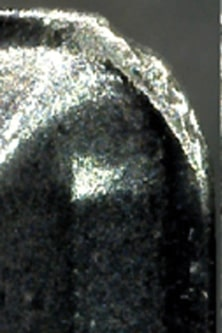
#> input picture explo/tool_a.jpg, 222 x 333 px
$ python explo.py
#> lines starting #> are read from the running program, lines starting #| are printed output that depends on the picture; after the words box and inside, x2 and y2 are one past the last pixel; in counts of white or black regions, pixels touching at a corner belong together
import cv2
import numpy as np

def align_images(ref_img, test_img, max_features=500, good_match_percent=0.15):
    """
    Aligns test_img to ref_img using ORB feature matching and homography.
    """
    # 1. Detect ORB features and compute descriptors
    orb = cv2.ORB_create(max_features)
    keypoints1, descriptors1 = orb.detectAndCompute(ref_img, None)
    keypoints2, descriptors2 = orb.detectAndCompute(test_img, None)

    # Defensive check: if no descriptors were found, return the original test image
    if descriptors1 is None or descriptors2 is None:
        print("[WARNING] No keypoints/descriptors detected in at least one of the images.")
        # Return test_img as-is and the identity matrix as the 'homography'
        return test_img, np.eye(3)

    # 2. Match features
    matcher = cv2.DescriptorMatcher_create(cv2.DESCRIPTOR_MATCHER_BRUTEFORCE_HAMMING)

    # Depending on your OpenCV version, you might not need the third arg
    matches = matcher.match(descriptors1, descriptors2)

    # Convert to list if necessary
    matches = list(matches)

    # 3. Sort matches by distance
    matches.sort(key=lambda x: x.distance)

    # 4. Remove not-so-good matches
    num_good_matches = int(len(matches) * good_match_percent)
    matches = matches[:num_good_matches]

    # 5. Extract location of good matches
    points1 = np.zeros((len(matches), 2), dtype=np.float32)
    points2 = np.zeros((len(matches), 2), dtype=np.float32)

    for i, match in enumerate(matches):
        points1[i, :] = keypoints1[match.queryIdx].pt
        points2[i, :] = keypoints2[match.trainIdx].pt

    # 6. Find homography
    homography, mask = cv2.findHomography(points2, points1, cv2.RANSAC)

    # 7. Warp the test image using the homography
    height, width = ref_img.shape
    aligned_img = cv2.warpPerspective(test_img, homography, (width, height))

    return aligned_img, homography


def measure_wear(reference_image, test_image, threshold_value=30):
    """
    Compares the reference image to the aligned test (worn) image and measures wear.

    Args:
        reference_image (np.ndarray): Grayscale reference (no wear) image.
        test_image (np.ndarray): Grayscale worn image (should be aligned to the reference).
        threshold_value (int): Threshold for binarization.

    Returns:
        dict: Contains measured wear area (in pixels), mean intensity difference,
              and binary wear mask.
    """
    # Apply a slight blur to reduce noise before computing difference.
    ref_blur = cv2.GaussianBlur(reference_image, (5, 5), 0)
    test_blur = cv2.GaussianBlur(test_image, (5, 5), 0)

    # Compute the absolute difference.
    diff = cv2.absdiff(ref_blur, test_blur)

    # Threshold the difference image.
    _, diff_thresh = cv2.threshold(diff, threshold_value, 255, cv2.THRESH_BINARY)

    # Refine the mask using morphological operations.
    kernel = np.ones((3, 3), np.uint8)
    diff_thresh = cv2.morphologyEx(diff_thresh, cv2.MORPH_OPEN, kernel, iterations=1)
    diff_thresh = cv2.morphologyEx(diff_thresh, cv2.MORPH_CLOSE, kernel, iterations=1)

    # Find contours in the thresholded image.
    contours, _ = cv2.findContours(diff_thresh.copy(), cv2.RETR_EXTERNAL, cv2.CHAIN_APPROX_SIMPLE)

    if not contours:
        # No wear regions detected.
        return {
            "area": 0,
            "mean_diff": 0,
            "mask": diff_thresh
        }

    # Use the largest contour as the main wear area.
    largest_contour = max(contours, key=cv2.contourArea)

    # Calculate the area (in pixels).
    area = cv2.contourArea(largest_contour)

    # Create a mask for the detected wear region.
    contour_mask = np.zeros_like(diff_thresh)
    cv2.drawContours(contour_mask, [largest_contour], -1, color=255, thickness=-1)

    # Compute mean intensity difference within that region.
    masked_diff = cv2.bitwise_and(diff, diff, mask=contour_mask)
    nonzero_pixels = masked_diff[masked_diff > 0]
    mean_diff = np.mean(nonzero_pixels) if len(nonzero_pixels) > 0 else 0

    return {
        "area": area,
        "mean_diff": mean_diff,
        "mask": diff_thresh
    }

def process_image(reference_path, test_path, threshold_value=30):
    """
    Loads the reference and test images, aligns the test image, measures wear,
    and returns the results along with the aligned image.

    Args:
        reference_path (str): File path to the reference image.
        test_path (str): File path to the test (worn) image.
        threshold_value (int): Threshold value for the wear measurement.

    Returns:
        dict: A dictionary containing:
              - 'results': wear measurement dictionary from measure_wear.
              - 'aligned_img': the aligned test image.
              - 'homography': the homography matrix used for alignment.
    """
    # Read images as grayscale.
    ref_img = cv2.imread(reference_path, cv2.IMREAD_GRAYSCALE)
    test_img = cv2.imread(test_path, cv2.IMREAD_GRAYSCALE)

    if ref_img is None or test_img is None:
        raise IOError("Error loading one or more images. Check your file paths.")

    print(f"[INFO] Loaded reference image ({reference_path}) and test image ({test_path}).")

    # Align the test image to the reference image.
    aligned_img, homography = align_images(ref_img, test_img)
    print(f"[INFO] Image alignment complete. Homography matrix:\n{homography}")

    # Optional: Save or display the aligned image for inspection.
    # cv2.imwrite("aligned_test.jpg", aligned_img)

    # Calculate the wear measurement.
    wear_results = measure_wear(ref_img, aligned_img, threshold_value=threshold_value)

    return {
        "results": wear_results,
        "aligned_img": aligned_img,
        "homography": homography
    }

def main():
    # =========================================================================
    # Paths to your images. Replace these with your actual file locations.
    # Reference image A (no wear) and worn images B and C.
    # =========================================================================
    ref_path  = "tool_a.jpg"  # Reference image (no wear)
    wear1_path = "tool_b.jpg" # Worn image sample 1
    wear2_path = "tool_c.jpg" # Worn image sample 2

    # Set your threshold value (adjust based on your image conditions).
    threshold_value = 30

    # ----------------------------
    # Process worn image B.
    # ----------------------------
    print("[INFO] Processing worn image B...")
    result_B = process_image(ref_path, wear1_path, threshold_value)
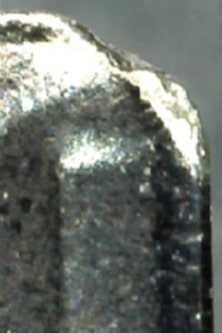
#> input picture explo/tool_b.jpg, 222 x 333 px
#> in align_images, `keypoints1, descriptors1 = orb.detectAndCompute(ref_img, None)`: keypoints1 = 445 keypoints; strongest (x, y, size): (118, 78, 37.2), (186, 152, 31), (104, 192, 31), (77, 197, 77.1)
#> in align_images, `keypoints2, descriptors2 = orb.detectAndCompute(test_img, None)`: keypoints2 = 441 keypoints; strongest (x, y, size): (143, 97, 64.3), (137, 86, 44.6), (138, 87, 31), (137, 87, 64.3)
#> in align_images, `matches = matcher.match(descriptors1, descriptors2)`: matches = 445 matches
#> in align_images, `num_good_matches = int(len(matches) * good_match_percent)`: num_good_matches = 66
#> in align_images, `matches = matches[:num_good_matches]`: matches = 66 matches
#> in align_images, `points1 = np.zeros((len(matches), 2), dtype=np.float32)`: points1 = 66 pairs, first value 0 to 0, second value 0 to 0
#> the loop in align_images, `for i, match in enumerate(matches):` made 66 passes
#> after the loop in align_images, `for i, match in enumerate(matches):`: points1 = 66 pairs, first value 59.04 to 155.5, second value 44.64 to 199.2; points2 = 66 pairs, first value 48 to 189, second value 37.2 to 174.2
#> in align_images, `homography, mask = cv2.findHomography(points2, points1, cv2.RANSAC)`: homography = [[0.334, -0.0212, 46.6], [-0.513, 0.974, 37.25], [-0.00275, 0.000165, 1]]; mask = 66 values, max 1 at index 1, min 0 at index 0, mean 0.212
#> in align_images, `aligned_img = cv2.warpPerspective(test_img, homography, (width, height))`:
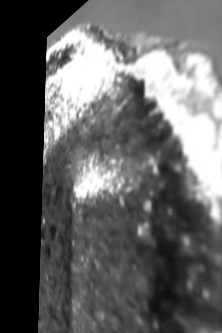
#> aligned_img: shape (333, 222); min 0, max 255, mean 97.2
#| [INFO] Image alignment complete. Homography matrix:
#| [[ 3.33654970e-01 -2.12058192e-02  4.66037770e+01]
#|  [-5.13166916e-01  9.74383524e-01  3.72453303e+01]
#|  [-2.74588427e-03  1.64768819e-04  1.00000000e+00]]
#> in measure_wear, `_, diff_thresh = cv2.threshold(diff, threshold_value, 255, cv2.THRESH_..`: diff_thresh: shape (333, 222); 78.9% white; 124 black regions (70 under 20 px), largest, box (x1, y1, x2, y2) and area: (132, 220, 200, 333) 2804, (48, 126, 114, 206) 2527, (1, 132, 51, 333) 2069
#> in measure_wear, `diff_thresh = cv2.morphologyEx(diff_thresh, cv2.MORPH_OPEN, kernel, it..`: diff_thresh: shape (333, 222); 78% white; 103 black regions (56 under 20 px), largest, box (x1, y1, x2, y2) and area: (48, 126, 128, 206) 2854, (132, 209, 200, 333) 2854, (0, 132, 51, 333) 2238
#> in measure_wear, `diff_thresh = cv2.morphologyEx(diff_thresh, cv2.MORPH_CLOSE, kernel, i..`:
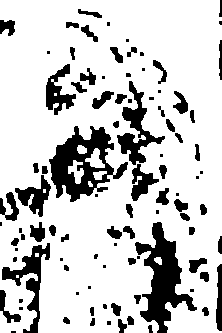
#> diff_thresh: shape (333, 222); 80% white; 95 black regions (34 under 20 px)
#> in measure_wear, `contours, _ = cv2.findContours(diff_thresh.copy(), cv2.RETR_EXTERNAL, ..`: contours = 4 contours, 2 with area under 20; largest, box (x1, y1, x2, y2) and area: (0, 0, 222, 333) 67844, (154, 257, 162, 265) 36
#> in measure_wear, `largest_contour = max(contours, key=cv2.contourArea)`: largest_contour = contour of 490 points, box (x1, y1, x2, y2) (0, 0, 222, 333), area 67844
#> in measure_wear, `area = cv2.contourArea(largest_contour)`: area = 67843.5
#> in measure_wear, `cv2.drawContours(contour_mask, [largest_contour], -1, color=255, thick..`: contour_mask: shape (333, 222); 93.1% white; 14 black regions (3 under 20 px), largest, box (x1, y1, x2, y2) and area: (135, 222, 197, 333) 2757, (2, 243, 50, 333) 1222, (216, 264, 222, 331) 318
#> in measure_wear, `masked_diff = cv2.bitwise_and(diff, diff, mask=contour_mask)`:
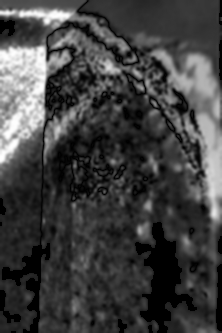
#> masked_diff: shape (333, 222); min 0, max 254, mean 64.9
#> in measure_wear, `mean_diff = np.mean(nonzero_pixels) if len(nonzero_pixels) > 0 else 0`: mean_diff = 69.84
#> in process_image, `wear_results = measure_wear(ref_img, aligned_img, threshold_value=thre..`: wear_results = 3 items
#> result_B = 3 items
    wear_B_area = result_B["results"]["area"]
#> wear_B_area = 67843.5
    wear_B_mean_diff = result_B["results"]["mean_diff"]
#> wear_B_mean_diff = 69.84
    print("Wear measurement (Image B):")
    print(f"  Wear area (pixels)       : {wear_B_area:.2f}")
#|   Wear area (pixels)       : 67843.50
    print(f"  Mean intensity difference: {wear_B_mean_diff:.2f}")
#|   Mean intensity difference: 69.84

    # ----------------------------
    # Process worn image C.
    # ----------------------------
    print("\n[INFO] Processing worn image C...")
    result_C = process_image(ref_path, wear2_path, threshold_value)
#> call 2 of process_image, with reference_path = 'tool_a.jpg', test_path = 'tool_c.jpg', threshold_value = 30
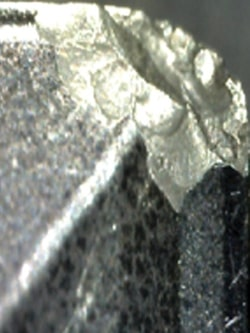
#> input picture explo/tool_c.jpg, 250 x 333 px
#> call 2 of align_images, with max_features = 500, good_match_percent = 0.15
#> in align_images (call 2), `keypoints2, descriptors2 = orb.detectAndCompute(test_img, None)`: keypoints2 = 474 keypoints; strongest (x, y, size): (137, 140, 92.6), (114, 226, 31), (137, 139, 77.1), (114, 227, 37.2)
#> in align_images (call 2), `matches = matcher.match(descriptors1, descriptors2)`: matches = 445 matches
#> in align_images (call 2), `matches = matches[:num_good_matches]`: matches = 66 matches
#> in align_images (call 2), `points1 = np.zeros((len(matches), 2), dtype=np.float32)`: points1 = 66 pairs, first value 0 to 0, second value 0 to 0
#> the loop in align_images (call 2), `for i, match in enumerate(matches):` made 66 passes
#> after the loop in align_images (call 2), `for i, match in enumerate(matches):`: points1 = 66 pairs, first value 63 to 186, second value 43 to 197.1; points2 = 66 pairs, first value 41 to 207, second value 42 to 295
#> in align_images (call 2), `homography, mask = cv2.findHomography(points2, points1, cv2.RANSAC)`: homography = [[-0.363, -0.884, 119], [-0.242, -0.554, 77.4], [-0.00306, -0.00739, 1]]; mask = 66 values, max 1 at index 7, min 0 at index 0, mean 0.106
#> in align_images (call 2), `aligned_img = cv2.warpPerspective(test_img, homography, (width, height))`:
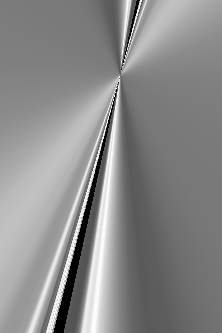
#> aligned_img: shape (333, 222); min 0, max 255, mean 137.7
#| [INFO] Image alignment complete. Homography matrix:
#| [[-3.62699952e-01 -8.83700070e-01  1.19005946e+02]
#|  [-2.42128112e-01 -5.53861739e-01  7.73973880e+01]
#|  [-3.05851551e-03 -7.38665307e-03  1.00000000e+00]]
#> call 2 of measure_wear, with threshold_value = 30
#> in measure_wear (call 2), `_, diff_thresh = cv2.threshold(diff, threshold_value, 255, cv2.THRESH_..`: diff_thresh: shape (333, 222); 88.5% white; 59 black regions (42 under 20 px), largest, box (x1, y1, x2, y2) and area: (0, 0, 208, 209) 3665, (54, 90, 117, 333) 1211, (0, 14, 98, 55) 924
#> in measure_wear (call 2), `diff_thresh = cv2.morphologyEx(diff_thresh, cv2.MORPH_OPEN, kernel, it..`: diff_thresh: shape (333, 222); 87.7% white; 41 black regions (31 under 20 px), largest, box (x1, y1, x2, y2) and area: (0, 0, 208, 333) 7868, (0, 90, 25, 129) 398, (219, 41, 222, 136) 215
#> in measure_wear (call 2), `diff_thresh = cv2.morphologyEx(diff_thresh, cv2.MORPH_CLOSE, kernel, i..`: diff_thresh: shape (333, 222); 89.8% white; 70 black regions (27 under 20 px)
#> in measure_wear (call 2), `contours, _ = cv2.findContours(diff_thresh.copy(), cv2.RETR_EXTERNAL, ..`: contours = 2 contours, 1 with area under 20; largest, box (x1, y1, x2, y2) and area: (0, 0, 222, 333) 71057
#> in measure_wear (call 2), `largest_contour = max(contours, key=cv2.contourArea)`: largest_contour = contour of 279 points, box (x1, y1, x2, y2) (0, 0, 222, 333), area 71057
#> in measure_wear (call 2), `area = cv2.contourArea(largest_contour)`: area = 71057
#> in measure_wear (call 2), `cv2.drawContours(contour_mask, [largest_contour], -1, color=255, thick..`:
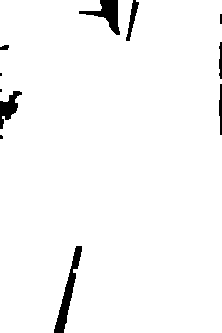
#> contour_mask: shape (333, 222); 97.2% white; 11 black regions (3 under 20 px), largest, box (x1, y1, x2, y2) and area: (54, 246, 82, 333) 693, (79, 0, 120, 35) 539, (0, 91, 22, 129) 377
#> in measure_wear (call 2), `mean_diff = np.mean(nonzero_pixels) if len(nonzero_pixels) > 0 else 0`: mean_diff = 89.55
#> result_C = 3 items
    wear_C_area = result_C["results"]["area"]
#> wear_C_area = 71057
    wear_C_mean_diff = result_C["results"]["mean_diff"]
#> wear_C_mean_diff = 89.55
    print("Wear measurement (Image C):")
    print(f"  Wear area (pixels)       : {wear_C_area:.2f}")
#|   Wear area (pixels)       : 71057.00
    print(f"  Mean intensity difference: {wear_C_mean_diff:.2f}")
#|   Mean intensity difference: 89.55

    # ================================
    # Optional: Visualize the results.
    # ================================
    # To see the alignment and mask for debugging, uncomment:
    # cv2.imshow("Aligned Image B", result_B["aligned_img"])
    # cv2.imshow("Wear Mask B", result_B["results"]["mask"])
    # cv2.imshow("Aligned Image C", result_C["aligned_img"])
    # cv2.imshow("Wear Mask C", result_C["results"]["mask"])
    # cv2.waitKey(0)
    # cv2.destroyAllWindows()

    # ================================
    # Optional: Calibration
    # ================================
    # If you have a known scale (e.g., pixels per millimeter), you can convert
    # the area from pixels to real-world units here.
    # Example:
    # scale = 0.1  # mm per pixel (replace with your actual value)
    # wear_B_area_mm2 = wear_B_area * (scale ** 2)
    # print(f"Wear area in mm^2 for Image B: {wear_B_area_mm2:.2f}")

if __name__ == "__main__":
    main()
